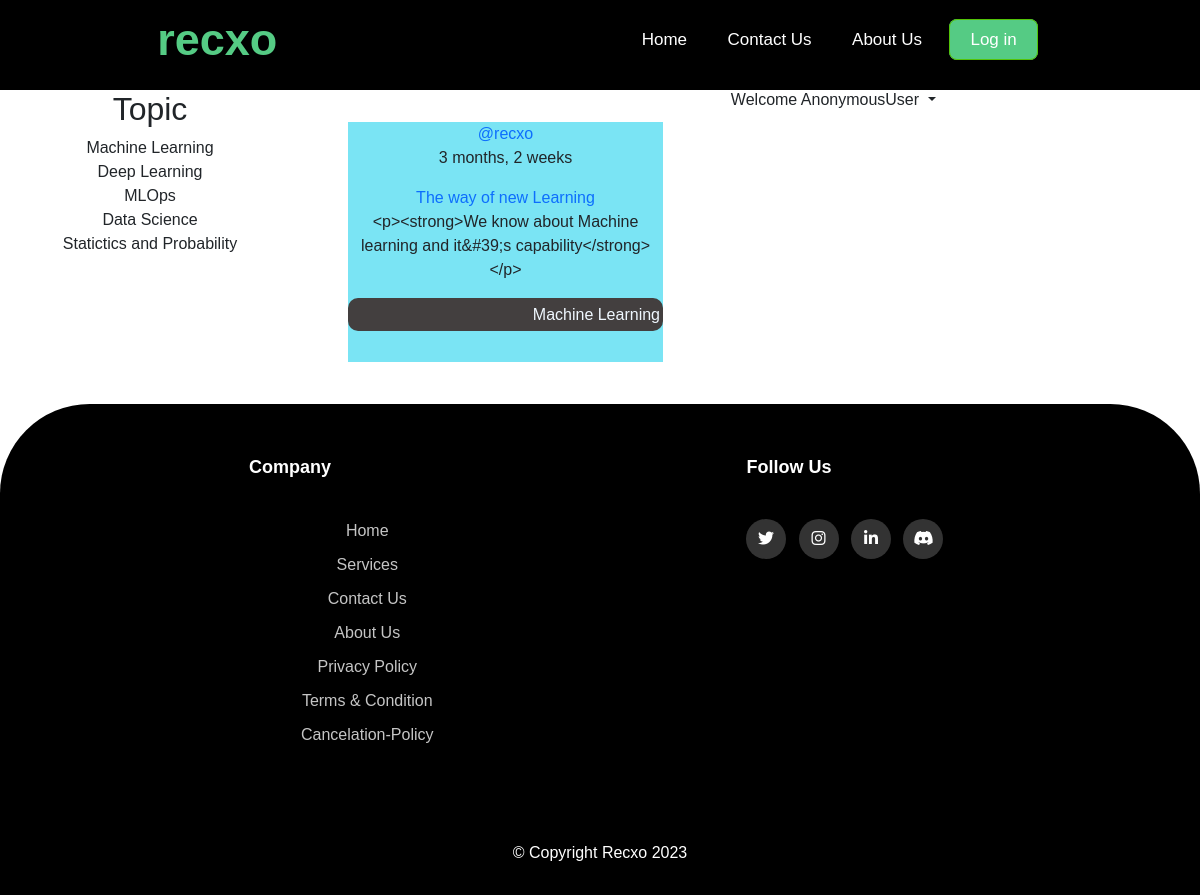
Screenshot of /blog/ with the database file from the repository.
### blog/models.py (models this page shows, shortened)
class Topic(models.Model):
    name = models.CharField(max_length=200)
    def __str__(self):
        return self.name

class BlogPost(models.Model):
    author = models.ForeignKey(User, on_delete=models.SET_NULL, null=True)
    topic = models.ForeignKey(Topic, on_delete=models.SET_NULL, null=True)
    name = models.CharField(max_length=200)
    content = RichTextField(null=True, blank=True)
    participants = models.ManyToManyField(
        User, related_name='participants', blank=True)
    updated = models.DateTimeField(auto_now=True)
    created = models.DateTimeField(auto_now_add=True)
    class Meta:
        ordering = ['-updated', '-created']

### blog/views.py (the view)
# urls.py: path('',views.home,name='blog-home'),
def home(request):
    topics = Topic.objects.all()
    blogPosts = BlogPost.objects.all()
    context = {'topics': topics, 'blogposts': blogPosts}
    return render(request, 'blog/home.html', context)

### blog/templatetags/custom_filters.py (called while the page is built)
@register.filter
def limit_characters(value, char_count):
    if len(value) <= char_count:
        return value
    return value[:char_count] + ' ...'

### templates/blog/home.html (shortened to what this page needs)
{% extends 'blog_base.html'%} {% block title%} blog{% endblock title%}
{% block body%}
<section id="section-1">
  <div class="sub-section-1">
    <div class="box">
      <div class="blog_topic item">
        {% include 'blog/topic_component.html'%}
      </div>
      <div class="blog_feed item">
        {% include 'blog/blog_feed_component.html'%}
      </div>
    </div>
  </div>
</section>
{% endblock body %}

### templates/blog_base.html (shortened to what this page needs)
{% load static %}
<!DOCTYPE html>
<html lang="en">
  <head>
    <link
      href="https://cdn.jsdelivr.net/npm/bootstrap@5.3.0-alpha1/dist/css/bootstrap.min.css"
      rel="stylesheet"
    />
    <link
      rel="stylesheet"
      href="https://cdnjs.cloudflare.com/ajax/libs/font-awesome/6.2.1/css/all.min.css"
    />
    <link rel="stylesheet" href="{% static 'style/blog.css' %}" />
  </head>
  <body>
    {% include 'blog_navbar.html'%}
    {% block body %}{% endblock body %}
    {% include 'footer.html'%}
  </body>
</html>

### templates/blog_navbar.html (shortened to what this page needs)
{% load static %}
<!DOCTYPE html>
<html lang="en">
  <head>
    <link rel="stylesheet" href="{% static 'style/navbar.css'%}" />
  </head>
  <body>
    <nav>
      <div class="nav-items">
        <label class="name">recxo</label>
        <div class="nav-links">
          <ul>
            <li class="item"><a class="_nav-items" href="{% url 'blog-home' %}">Home</a></li>
            <li class="item">
              <a class="_nav-items" href="{% url 'contact'%}">Contact Us</a>
            </li>
            <li class="item">
                <a class="_nav-items" href="{% url 'about'%}">About Us</a>
            </li>
            {% if user.is_authenticated %}
            <li id="item-dropdown">
              <ul class="navbar-nav ml-auto mx-1">
                <li class="nav-item dropdown">
                  <a
                    class="nav-link dropdown-toggle"
                    href="#"
                    role="button"
                    data-bs-toggle="dropdown"
                    aria-expanded="false"
                  >
                    Welcome {{request.user}}
                  </a>
                  <ul class="dropdown-menu">
                    <li>
                      <a
                        class="dropdown-item"
                        href="{% url 'blog-user-profile' request.user.id%}"
                        >Profile</a
                      >
                    </li>
                    <li>
                      <a class="dropdown-item" href=""
                        >stats</a
                      >
                    </li>
                    <li><hr class="dropdown-divider" /></li>
                    <li>
                      <a class="dropdown-item" href="{% url 'logout'%}"
                        >Logout</a
                      >
                    </li>
                  </ul>
                </li>
              </ul>
            </li>
            {% else %}
            <li class="item" id="signin">
              <a class="signin" class="_nav-items" href="{% url 'login'%}"
                >Log in</a
              >
            </li>
            {% endif %}
            <li id="min-scrn-dropdown">
              <ul class="navbar-nav ml-auto mx-1">
                <li class="nav-item dropdown">
                  <a
                    class="nav-link dropdown-toggle"
                    href="#"
                    role="button"
                    data-bs-toggle="dropdown"
                    aria-expanded="false"
                  >
                    Welcome {{request.user}}
                  </a>
                </li>
              </ul>
            </li>
          </ul>
        </div>
      </div>
    </nav>
  </body>
</html>

### templates/blog/topic_component.html
<h2>Topic</h2>
{% for topic in topics%}
<li>{{topic}}</li>
{% endfor %}

### templates/blog/blog_feed_component.html (shortened to what this page needs)
{% load custom_filters %}
<div class="div">
  {% for blog in blogposts %}
  <a href="/">
    <div class="blogPostBlog">
      <div class="blogPostBlog__header">
        <a href="{% url 'blog-user-profile' blog.author.id%}">
          <div>@{{blog.author}}</div>
        </a>
        <p>{{blog.created|timesince}}</p>
      </div>
      <div class="blogPostBlog__content">
        <a href=""> {{blog.name}} </a>
        <p>{{blog.content|limit_characters:200}}</p>
      </div>
      <div class="blogPostBlog__meta">
        <h6>{{blog.topic}}</h6>
      </div>
    </div>
  </a>
  {% endfor %}
</div>

### templates/footer.html (shortened to what this page needs)
{% load static %}
<!DOCTYPE html>
<html lang="en">
<head>
    <link rel="stylesheet" href="{% static 'style/footer.css' %}">
</head>
<body>
    <footer class="footer">
        <div class="container">
          <div class="row">
            <div class="footer-col">
              <h4>Company</h4>
              <ul>
                <li><a href="/">home</a></li>
                <li><a href="{% url 'services'%}">services</a></li>
                <li><a href="{% url 'contact'%}">Contact us</a></li>
                <li><a href="{% url 'about'%}">about us</a></li>
                <li><a href="{% url 'privacy-policy' %}">Privacy Policy</a></li>
                <li>
                  <a href="{% url 'terms-conditions'%}">Terms &amp; Condition</a>
                </li>
                <li>
                  <a href="{% url 'cancelation-policy'%}">Cancelation-Policy</a>
                </li>
              </ul>
            </div>
            <div class="footer-col">
              <h4>follow us</h4>
              <div class="social-links">
                <a href="https://twitter.com/" target="_blank"
                  ><i class="fab fa-twitter"></i
                ></a>
                <a
                  href="https://www.instagram.com/"
                  target="_blank"
                  ><i class="fab fa-instagram"></i
                ></a>
                <a
                  href="https://www.linkedin.com/company/recxo/?viewAsMember=true"
                  target="_blank"
                  ><i class="fab fa-linkedin-in"></i
                ></a>
                <a
                  href="https://discord.gg/JHU7gpje4F"
                  target="_blank"
                  ><i class="fab fa-discord"></i
                ></a>
              </div>
            </div>
          </div>
        </div>
        <div class="copyright">© Copyright Recxo 2023</div>
    </footer>
</body>
</html>

### static/style/blog.css (style rules this page uses)
:root { --color-green: #55cb84 }

### static/style/navbar.css (style rules this page uses)
* { margin: 0; padding: 0; text-decoration: none; list-style: none; box-sizing: border-box; }
:root { --color-main : #55cb84; --color-black : black; --color-white : white; --color-fade-white: #f1f1f1; --font-oxygen: 'Oxygen', sans-serif; --font-poppins: 'Poppins', sans-serif; }
a { text-decoration: none; }
nav { background-color: black; height: 90px; width: 100%; position: sticky; top: 0px; z-index: 100; }
nav .nav-items .name { color: var(--color-main); font-size: 45px; font-weight: bold; line-height: 80px; font-family: var(--font-poppins); }
.nav-items { justify-content: flex-end; display: flex; max-width: 1450px; margin: 0px auto; }
nav .nav-items { display: flex; justify-content: space-around; }
.nav-items .item { display: inline-block; line-height: 80px; margin: 0 5px; }
.nav-items ._nav-items { color: var(--color-white); font-family: var(--font-poppins); font-size: 17px; padding: 7px 13px; }
.item .signin { padding: 10px 20px; font-size: 17px; background-color: var(--color-main); color: var(--color-white); border: rgb(83, 195, 8) solid 1.5px; border-radius: 0.5rem; }

### static/style/footer.css (style rules this page uses)
:root { --color-main : #55cb84; --color-black : black; --color-white : white; --color-fade-white: #f1f1f1; --font-oxygen: 'Oxygen', sans-serif; --font-poppins: 'Poppins', sans-serif; }
* { margin: 0; padding: 0; text-decoration: none; list-style: none; box-sizing: border-box; font-family: var(--font-oxygen); }
a { text-decoration: none; }
.container { max-width: 1170px; margin: auto; padding: 3rem 0; }
.row { display: flex; flex-wrap: wrap; justify-content: space-evenly; }
.footer ul { list-style: none; text-align: left; }
.footer { border-radius: 5.6rem 5.6rem 0rem 0rem; position: static; margin-top: 10px; left: 0; width: 100%; background-color: var(--color-black); color: var(--color-white); text-align: center; }
.footer-col { width: 25%; padding: 0 15px; }
.footer-col h4 { font-size: 18px; color: var(--color-white); text-transform: capitalize; margin-bottom: 35px; padding: 5px 0; font-weight: 700; position: relative; text-align: left; padding-left: 2rem; }
.footer-col ul li:not(:last-child) { margin-bottom: 10px; }
.footer-col ul li a { font-size: 16px; text-transform: capitalize; color: rgb(231 231 231 / 85%); text-decoration: none; display: block; transition: all 0.3s ease; }
.footer-col .social-links a { display: inline-block; height: 40px; width: 40px; background-color: rgba(255, 255, 255, 0.2); margin: 0 8px 10px 0; text-align: center; line-height: 40px; border-radius: 50%; color: var(--color-white); transition: all 0.5s ease; }
.copyright { padding: 30px 0; font-family: var(--font-poppins); font-weight: 300; }

### templates/blog/home.html (style rules this page uses)
* { text-align: center; }
#section-1 .sub-section-1 { display: flex; max-width: 1450px; margin: 0px auto; }
#section-1 .box { display: grid; grid-template-columns: 1fr 3fr; width: 100%; }

### templates/blog/blog_feed_component.html (style rules this page uses)
.div { display: flex; flex-wrap: wrap; }
.blogPostBlog { height: 15rem; margin: 2em 3rem; width: 35%; background-color: rgba(64, 216, 239, 0.696); }
.blogPostBlog__meta h6 { background-color: rgb(67, 63, 63); color: aliceblue; border-radius: 10px; padding: 7px 3px; text-align: right; }

### rows the page displays
Topic: name "Machine Learning"
Topic: name "Deep Learning"
Topic: name "MLOps"
Topic: name "Data Science"
Topic: name "Statictics and Probability"
BlogPost: author "recxo", created "3 months, 2 weeks", name "The way of new Learning", content|limit_characters "<p><strong>We know about Machine learning and it&#39;s capability</strong></p>", topic "Machine Learning"

### other values shown
{{ request.user }} "AnonymousUser"
